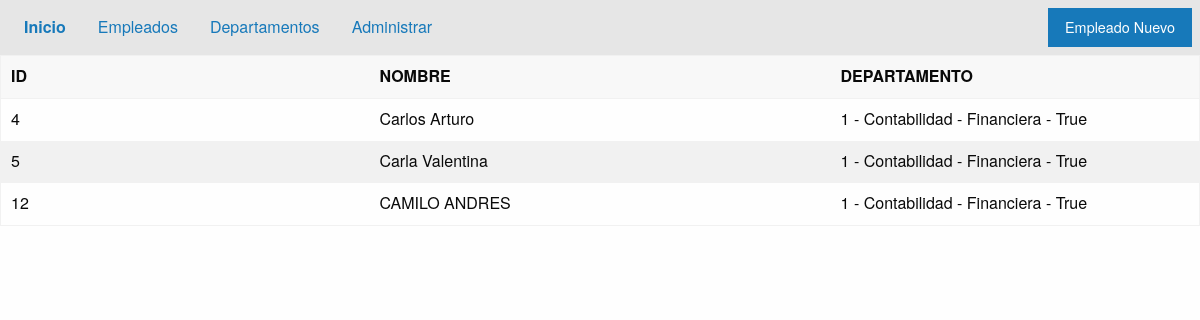
Page /listapordepartamento/Contabilidad on the committed database.
### applications/controlEmpleado/models.py (models this page shows, shortened)
class Empleado(models.Model):
    Tipo_Choice = {
        ('1','Medio Tiempo'),
        ('2', 'Tiempo Completo'),
        ('3', 'Otro'),
    }
    nom = models.CharField("Nombre Empleado", max_length=50, unique=True)
    tipo = models.CharField("Tipo de Contrato", max_length=1 , choices=Tipo_Choice )
    dpto = models.ForeignKey(Departamento, on_delete=models.CASCADE)
    curso = models.ManyToManyField(Formacion)

### applications/controlDepartamento/models.py (models this page shows)
class Departamento(models.Model):
    nom = models.CharField('Nombre Departamento', max_length=50, unique=True)
    area = models.CharField('Area', max_length=30, blank=True, null=True)
    estado = models.BooleanField('Estado', default=True)
    class Meta:
        verbose_name = 'Departamentos'
        verbose_name_plural = 'Departamentos Empresas'
        ordering= ['nom']
        unique_together = ('nom','area')
    def __str__(self) -> str:
        return str(self.id) + ' - ' + self.nom + ' - ' + self.area + ' - ' + str(self.estado)

### applications/controlEmpleado/views.py (the view)
class ListByDptoEmpleado(ListView):
    template_name = "empleado/list_by_dpto.html"
    def get_queryset(self):
        x = self.kwargs["valDpto"]
        rtaLista = Empleado.objects.filter(dpto__nom=x)
        return rtaLista

### templates/empleado/list_by_dpto.html (shortened to what this page needs)
{% extends 'home/base.html' %}
{% block content %}
<div class="grid-x">
<div class="cell">
    <table class="stack">
        <thead>
            <tr>
                <th width="200"><b>ID</b></th>
                <th width="250"><b>NOMBRE</b></th>
                <th width="200"><b>DEPARTAMENTO</b></th>
            </tr>
        </thead>
        <tbody>
            {% for registro in object_list %}
            <tr>
                <td>{{ registro.id }}</td>
                <td>{{ registro.nom }}</td>
                <td>{{registro.dpto}}</td>
            </tr>
            {% endfor %}
        </tbody>
    </table>
</div>
</div>
{% endblock content %}

### rows in the picture
Empleado: id "4", nom "Carlos Arturo", dpto "1 - Contabilidad - Financiera - True"
Empleado: id "5", nom "Carla Valentina", dpto "1 - Contabilidad - Financiera - True"
Empleado: id "12", nom "CAMILO ANDRES", dpto "1 - Contabilidad - Financiera - True"
